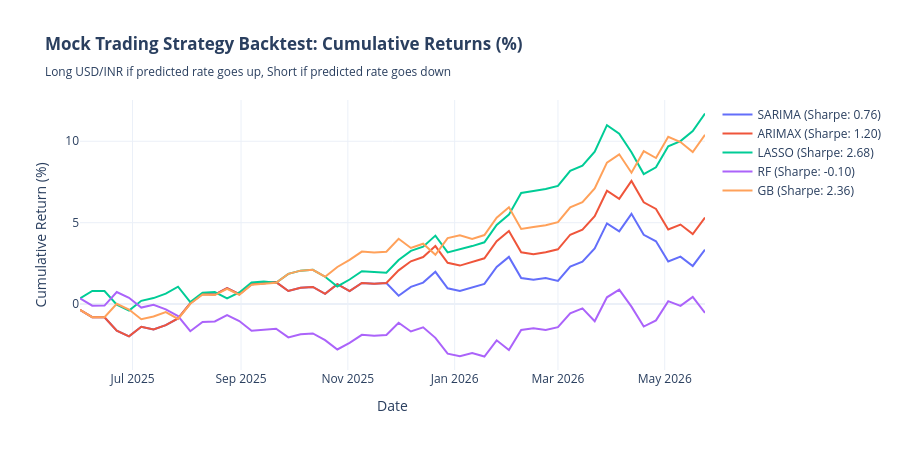

Write notebook code for a chart like this one.
### Code cell
# ── 7. VISUALIZE BACKTEST RETURNS ─────────────────────────
fig = go.Figure()
for model_name, cum_rets in trading_cum_rets.items():
    fig.add_trace(go.Scatter(
        x=[d.strftime('%Y-%m-%d') for d in test.index],
        y=[v * 100 for v in cum_rets],
        mode="lines",
        name=f"{model_name.upper()} (Sharpe: {results[model_name]['Sharpe Ratio']:.2f})"
    ))
fig.update_layout(
    title="<b>Mock Trading Strategy Backtest: Cumulative Returns (%)</b><br>"
          "<sub>Long USD/INR if predicted rate goes up, Short if predicted rate goes down</sub>",
    xaxis_title="Date",
    yaxis_title="Cumulative Return (%)",
    template="plotly_white",
    height=450
)
fig.write_html("../data/processed/backtest_chart.html")
fig.show()
